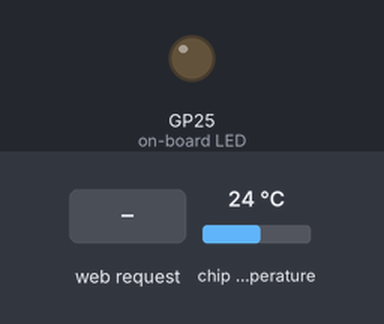
A program run on a simulated Raspberry Pi Pico running MicroPython. Parts: output pins drawn as LEDs (lit = HIGH). Inputs (shaded band) come from the test bench; at power-on: chip temperature 24 °C. WiFi joins after 1.5 s; what the program prints to the serial console is not drawn.

Above: at 3.2 s.
3.3 s: HTTP request GET /lighton? received
At 4.3 s:
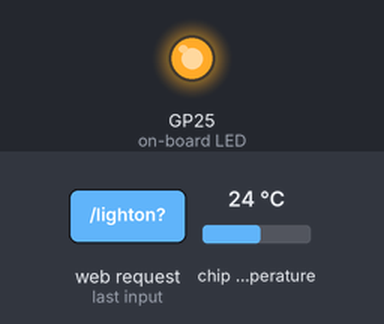
4.8 s: HTTP request GET /lightoff? received
At 5.5 s:
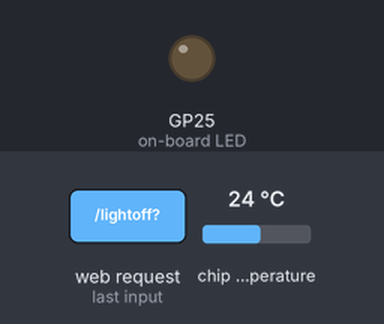
Timing chart, 0 to 7.8 s (numbered marks = the images above; inputs shaded):
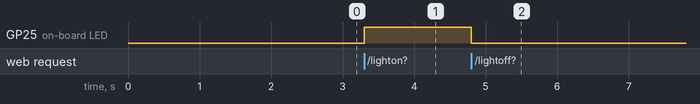

The program:

main.py
```python
import network
import socket
from time import sleep
from picozero import pico_temp_sensor, pico_led
import machine

ssid = 'wifi'
password = 'pass'

def connect():
  #Connect to WLAN
  wlan = network.WLAN(network.STA_IF)
  wlan.active(True)
  wlan.connect(ssid, password)
  while wlan.isconnected() == False:
    print('waiting for bomb')
    sleep(1)
  ip = wlan.ifconfig()[0]
  print(f'connected on bomb {ip}')
  return ip

def open_socket(ip):
  address = (ip, 80)
  connection = socket.socket()
  connection.bind(address)
  connection.listen(1)
  return connection


def webpage(temperature, state):
  html = f"""
      <!DOCTYPE html>
      <html>
      <form action="./lighton">
      <input type="submit" value="led on" />
      </form>
      <form action="./lightoff">
      <input type="submit" value="led off" />
      </form>
      <p>led is {state}</p>
      <p>temp is {temperature}</p>
      </body>
      </html>
      """
  return str(html)


def serve(connection):
  state = 'OFF'
  pico_led.off()
  temperature = 0
  while True:
    client = connection.accept()[0]
    request = client.recv(1024)
    request = str(request)
    try:
      request = request.split()[1]
    except IndexError:
      pass
    if request == '/lighton?':
      pico_led.on()
      state = 'ON'
    elif request =='/lightoff?':
      pico_led.off()
      state = 'OFF'
    temperature = round(pico_temp_sensor.temp, 1)
    html = webpage(temperature, state)
    client.send(html)
    client.close()


try:
  ip = connect()
  connection = open_socket(ip)
  serve(connection)
except KeyboardInterrupt:
  machine.reset()
```

Measured:
- after the input at 3.3 s, GP25 (on-board LED): LOW → HIGH at once
- after the input at 4.8 s, GP25 (on-board LED): HIGH → LOW at once
